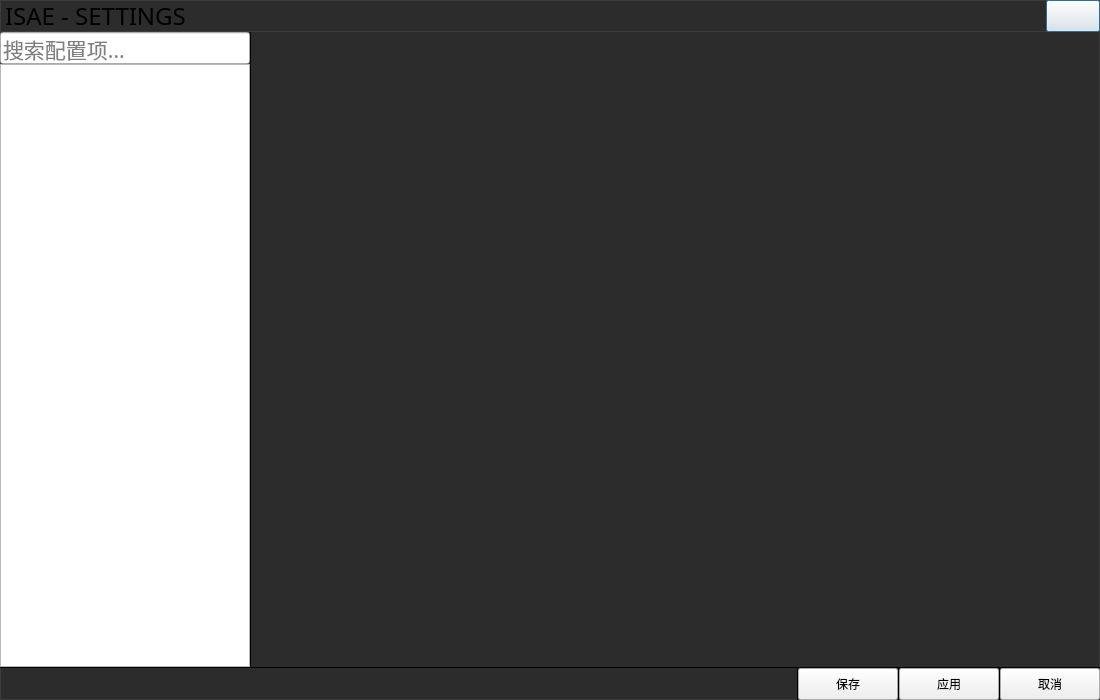
<?xml version="1.0" encoding="UTF-8"?>
<ui version="4.0">
 <class>SettingWindow</class>
 <widget class="QDialog" name="SettingWindow">
  <property name="geometry">
   <rect>
    <x>0</x>
    <y>0</y>
    <width>1100</width>
    <height>700</height>
   </rect>
  </property>
  <property name="windowTitle">
   <string>Dialog</string>
  </property>
  <property name="styleSheet">
   <string notr="true">QWidget#SettingWindow{
                border: 1px solid rgb(60, 60, 60);
                background-color: #2c2c2c;
 }
</string>
  </property>
  <layout class="QVBoxLayout" name="settingPageLayout">
   <property name="spacing">
    <number>0</number>
   </property>
   <property name="leftMargin">
    <number>0</number>
   </property>
   <property name="topMargin">
    <number>0</number>
   </property>
   <property name="rightMargin">
    <number>0</number>
   </property>
   <property name="bottomMargin">
    <number>0</number>
   </property>
   <item>
    <widget class="QWidget" name="titleWidget" native="true">
     <property name="minimumSize">
      <size>
       <width>0</width>
       <height>32</height>
      </size>
     </property>
     <property name="maximumSize">
      <size>
       <width>16777215</width>
       <height>32</height>
      </size>
     </property>
     <property name="styleSheet">
      <string notr="true">QWidget#titleWidget{
            border: 1px solid rgb(60, 60, 60);
             background-color: transparent;
 }</string>
     </property>
     <layout class="QHBoxLayout" name="titleLayout">
      <property name="spacing">
       <number>0</number>
      </property>
      <property name="leftMargin">
       <number>5</number>
      </property>
      <property name="topMargin">
       <number>0</number>
      </property>
      <property name="rightMargin">
       <number>0</number>
      </property>
      <property name="bottomMargin">
       <number>0</number>
      </property>
      <item>
       <widget class="QLabel" name="isaeLabel">
        <property name="font">
         <font>
          <family>Earth Orbiter</family>
          <pointsize>18</pointsize>
         </font>
        </property>
        <property name="text">
         <string>ISAE - SETTINGS</string>
        </property>
       </widget>
      </item>
      <item>
       <spacer name="horizontalSpacer">
        <property name="orientation">
         <enum>Qt::Horizontal</enum>
        </property>
        <property name="sizeHint" stdset="0">
         <size>
          <width>40</width>
          <height>20</height>
         </size>
        </property>
       </spacer>
      </item>
      <item>
       <widget class="QPushButton" name="closeButton">
        <property name="minimumSize">
         <size>
          <width>54</width>
          <height>32</height>
         </size>
        </property>
        <property name="maximumSize">
         <size>
          <width>54</width>
          <height>32</height>
         </size>
        </property>
        <property name="text">
         <string/>
        </property>
        <property name="icon">
         <iconset resource="../resources/app.qrc">
          <normaloff>:/assets/close.svg</normaloff>:/assets/close.svg</iconset>
        </property>
        <property name="iconSize">
         <size>
          <width>24</width>
          <height>24</height>
         </size>
        </property>
       </widget>
      </item>
     </layout>
    </widget>
   </item>
   <item>
    <layout class="QHBoxLayout" name="horizontalLayout">
     <property name="spacing">
      <number>0</number>
     </property>
     <property name="bottomMargin">
      <number>0</number>
     </property>
     <item>
      <widget class="QWidget" name="sideWidget" native="true">
       <property name="minimumSize">
        <size>
         <width>250</width>
         <height>0</height>
        </size>
       </property>
       <property name="maximumSize">
        <size>
         <width>250</width>
         <height>16777215</height>
        </size>
       </property>
       <layout class="QVBoxLayout" name="verticalLayout">
        <property name="spacing">
         <number>0</number>
        </property>
        <property name="leftMargin">
         <number>0</number>
        </property>
        <property name="topMargin">
         <number>0</number>
        </property>
        <property name="rightMargin">
         <number>0</number>
        </property>
        <property name="bottomMargin">
         <number>0</number>
        </property>
        <item>
         <widget class="QLineEdit" name="searchBar">
          <property name="minimumSize">
           <size>
            <width>250</width>
            <height>32</height>
           </size>
          </property>
          <property name="maximumSize">
           <size>
            <width>250</width>
            <height>32</height>
           </size>
          </property>
          <property name="font">
           <font>
            <family>文泉驿等宽微米黑</family>
            <pointsize>16</pointsize>
           </font>
          </property>
          <property name="placeholderText">
           <string>搜索配置项...</string>
          </property>
         </widget>
        </item>
        <item>
         <widget class="QListWidget" name="menuView"/>
        </item>
       </layout>
      </widget>
     </item>
     <item>
      <widget class="QWidget" name="splitLine" native="true">
       <property name="minimumSize">
        <size>
         <width>1</width>
         <height>0</height>
        </size>
       </property>
       <property name="maximumSize">
        <size>
         <width>1</width>
         <height>16777215</height>
        </size>
       </property>
       <property name="styleSheet">
        <string notr="true">QWidget {
                                    background-color: black;
                                    }
                                </string>
       </property>
      </widget>
     </item>
     <item>
      <widget class="QStackedWidget" name="settingPageStack">
       <property name="sizePolicy">
        <sizepolicy hsizetype="Expanding" vsizetype="Preferred">
         <horstretch>0</horstretch>
         <verstretch>0</verstretch>
        </sizepolicy>
       </property>
       <property name="currentIndex">
        <number>0</number>
       </property>
       <widget class="QWidget" name="stylePage"/>
       <widget class="QWidget" name="visionPage"/>
      </widget>
     </item>
    </layout>
   </item>
   <item>
    <widget class="QWidget" name="splitLine_3" native="true">
     <property name="minimumSize">
      <size>
       <width>0</width>
       <height>1</height>
      </size>
     </property>
     <property name="maximumSize">
      <size>
       <width>16777215</width>
       <height>1</height>
      </size>
     </property>
     <property name="styleSheet">
      <string notr="true">QWidget {
                            background-color: black;
                            }
                        </string>
     </property>
    </widget>
   </item>
   <item>
    <layout class="QHBoxLayout" name="settingButtonLayout">
     <property name="spacing">
      <number>0</number>
     </property>
     <item>
      <spacer name="leftSpacer">
       <property name="orientation">
        <enum>Qt::Horizontal</enum>
       </property>
       <property name="sizeHint" stdset="0">
        <size>
         <width>40</width>
         <height>20</height>
        </size>
       </property>
      </spacer>
     </item>
     <item>
      <widget class="QWidget" name="splitLine_2" native="true">
       <property name="minimumSize">
        <size>
         <width>1</width>
         <height>0</height>
        </size>
       </property>
       <property name="maximumSize">
        <size>
         <width>1</width>
         <height>16777215</height>
        </size>
       </property>
       <property name="styleSheet">
        <string notr="true">QWidget {
                                    background-color: black;
                                    }
                                </string>
       </property>
      </widget>
     </item>
     <item>
      <widget class="QPushButton" name="saveButton">
       <property name="minimumSize">
        <size>
         <width>100</width>
         <height>32</height>
        </size>
       </property>
       <property name="maximumSize">
        <size>
         <width>16777215</width>
         <height>32</height>
        </size>
       </property>
       <property name="text">
        <string>保存</string>
       </property>
      </widget>
     </item>
     <item>
      <widget class="QWidget" name="splitLine_5" native="true">
       <property name="minimumSize">
        <size>
         <width>1</width>
         <height>0</height>
        </size>
       </property>
       <property name="maximumSize">
        <size>
         <width>1</width>
         <height>16777215</height>
        </size>
       </property>
       <property name="styleSheet">
        <string notr="true">QWidget {
                                    background-color: black;
                                    }
                                </string>
       </property>
      </widget>
     </item>
     <item>
      <widget class="QPushButton" name="applyButton">
       <property name="minimumSize">
        <size>
         <width>100</width>
         <height>32</height>
        </size>
       </property>
       <property name="maximumSize">
        <size>
         <width>16777215</width>
         <height>32</height>
        </size>
       </property>
       <property name="text">
        <string>应用</string>
       </property>
      </widget>
     </item>
     <item>
      <widget class="QWidget" name="splitLine_4" native="true">
       <property name="minimumSize">
        <size>
         <width>1</width>
         <height>0</height>
        </size>
       </property>
       <property name="maximumSize">
        <size>
         <width>1</width>
         <height>16777215</height>
        </size>
       </property>
       <property name="styleSheet">
        <string notr="true">QWidget {
                                    background-color: black;
                                    }
                                </string>
       </property>
      </widget>
     </item>
     <item>
      <widget class="QPushButton" name="cancelButton">
       <property name="minimumSize">
        <size>
         <width>100</width>
         <height>32</height>
        </size>
       </property>
       <property name="maximumSize">
        <size>
         <width>16777215</width>
         <height>32</height>
        </size>
       </property>
       <property name="text">
        <string>取消</string>
       </property>
      </widget>
     </item>
    </layout>
   </item>
  </layout>
 </widget>
 <resources>
  <include location="../resources/app.qrc"/>
 </resources>
 <connections>
  <connection>
   <sender>closeButton</sender>
   <signal>clicked()</signal>
   <receiver>SettingWindow</receiver>
   <slot>close()</slot>
   <hints>
    <hint type="sourcelabel">
     <x>1082</x>
     <y>15</y>
    </hint>
    <hint type="destinationlabel">
     <x>554</x>
     <y>292</y>
    </hint>
   </hints>
  </connection>
 </connections>
</ui>
